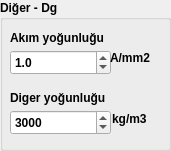
     <widget class="QGroupBox" name="groupBox_54">
      <property name="geometry">
       <rect>
        <x>360</x>
        <y>10</y>
        <width>171</width>
        <height>151</height>
       </rect>
      </property>
      <property name="sizePolicy">
       <sizepolicy hsizetype="Preferred" vsizetype="Preferred">
        <horstretch>0</horstretch>
        <verstretch>0</verstretch>
       </sizepolicy>
      </property>
      <property name="font">
       <font>
        <weight>75</weight>
        <bold>true</bold>
       </font>
      </property>
      <property name="title">
       <string>Diğer - Dg</string>
      </property>
      <widget class="QLabel" name="label_91">
       <property name="geometry">
        <rect>
         <x>10</x>
         <y>30</y>
         <width>111</width>
         <height>16</height>
        </rect>
       </property>
       <property name="text">
        <string>Akım yoğunluğu</string>
       </property>
       <property name="textFormat">
        <enum>Qt::RichText</enum>
       </property>
       <property name="scaledContents">
        <bool>false</bool>
       </property>
      </widget>
      <widget class="QDoubleSpinBox" name="doubleSpinBox_64">
       <property name="geometry">
        <rect>
         <x>10</x>
         <y>50</y>
         <width>101</width>
         <height>25</height>
        </rect>
       </property>
       <property name="decimals">
        <number>1</number>
       </property>
       <property name="value">
        <double>1.000000000000000</double>
       </property>
      </widget>
      <widget class="QLabel" name="label_92">
       <property name="geometry">
        <rect>
         <x>10</x>
         <y>90</y>
         <width>111</width>
         <height>16</height>
        </rect>
       </property>
       <property name="text">
        <string>Diger yoğunluğu</string>
       </property>
       <property name="textFormat">
        <enum>Qt::RichText</enum>
       </property>
       <property name="scaledContents">
        <bool>false</bool>
       </property>
      </widget>
      <widget class="QDoubleSpinBox" name="doubleSpinBox_65">
       <property name="geometry">
        <rect>
         <x>10</x>
         <y>110</y>
         <width>101</width>
         <height>25</height>
        </rect>
       </property>
       <property name="decimals">
        <number>0</number>
       </property>
       <property name="maximum">
        <double>99999.000000000000000</double>
       </property>
       <property name="value">
        <double>3000.000000000000000</double>
       </property>
      </widget>
      <widget class="QLabel" name="label_93">
       <property name="geometry">
        <rect>
         <x>110</x>
         <y>50</y>
         <width>51</width>
         <height>16</height>
        </rect>
       </property>
       <property name="text">
        <string>A/mm2</string>
       </property>
       <property name="textFormat">
        <enum>Qt::RichText</enum>
       </property>
       <property name="scaledContents">
        <bool>false</bool>
       </property>
      </widget>
      <widget class="QLabel" name="label_94">
       <property name="geometry">
        <rect>
         <x>112</x>
         <y>111</y>
         <width>51</width>
         <height>16</height>
        </rect>
       </property>
       <property name="text">
        <string>kg/m3</string>
       </property>
       <property name="textFormat">
        <enum>Qt::RichText</enum>
       </property>
       <property name="scaledContents">
        <bool>false</bool>
       </property>
      </widget>
     </widget>
